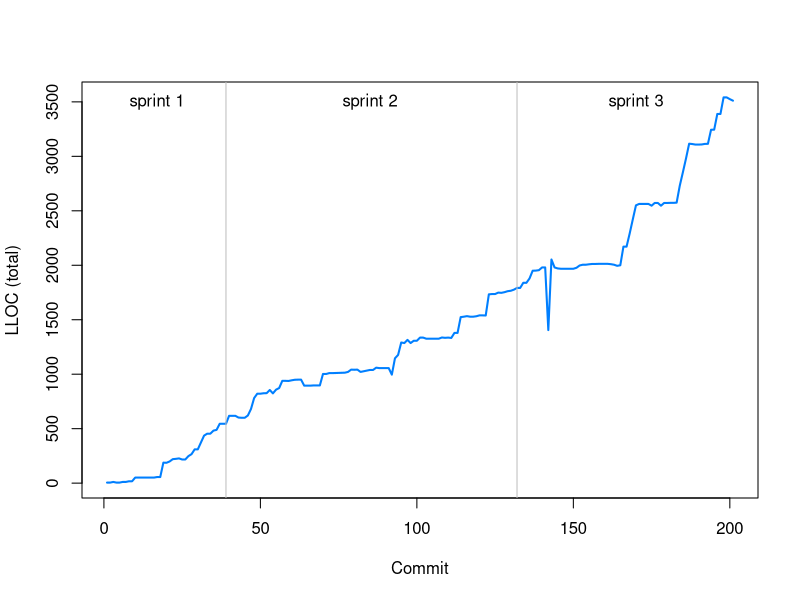
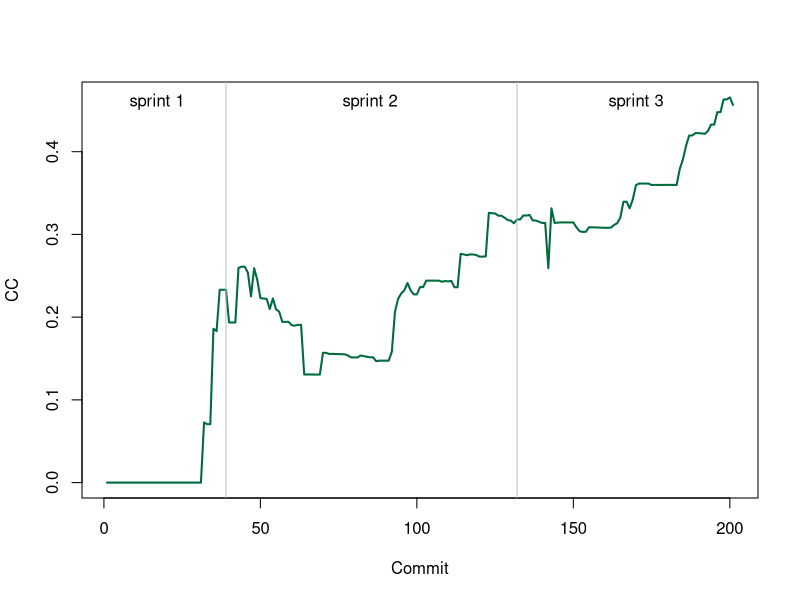
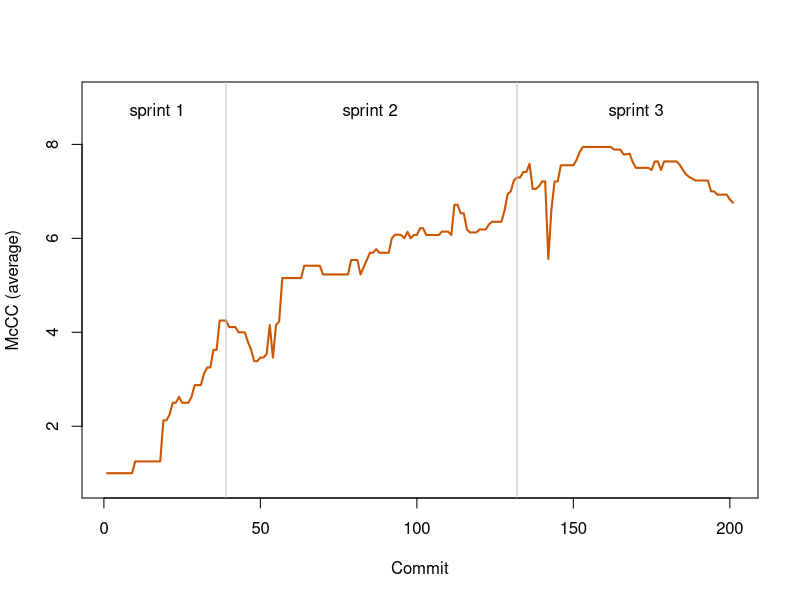
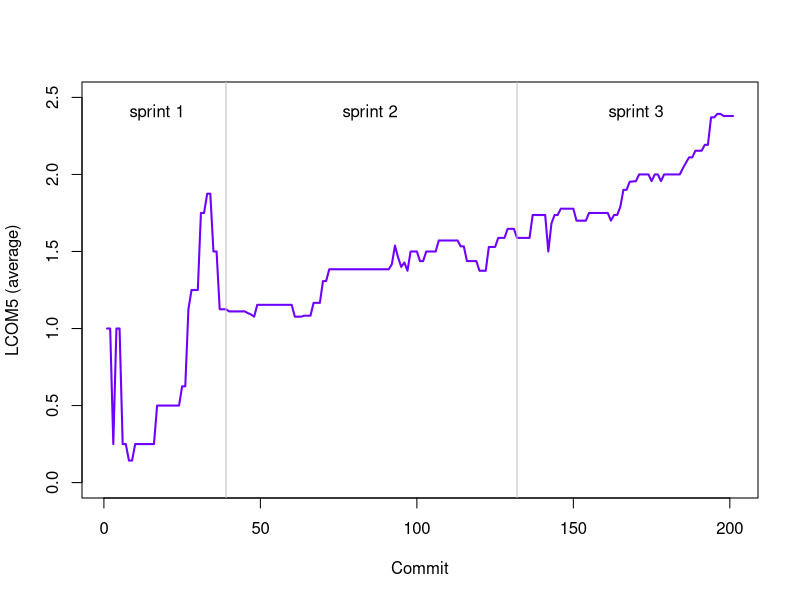
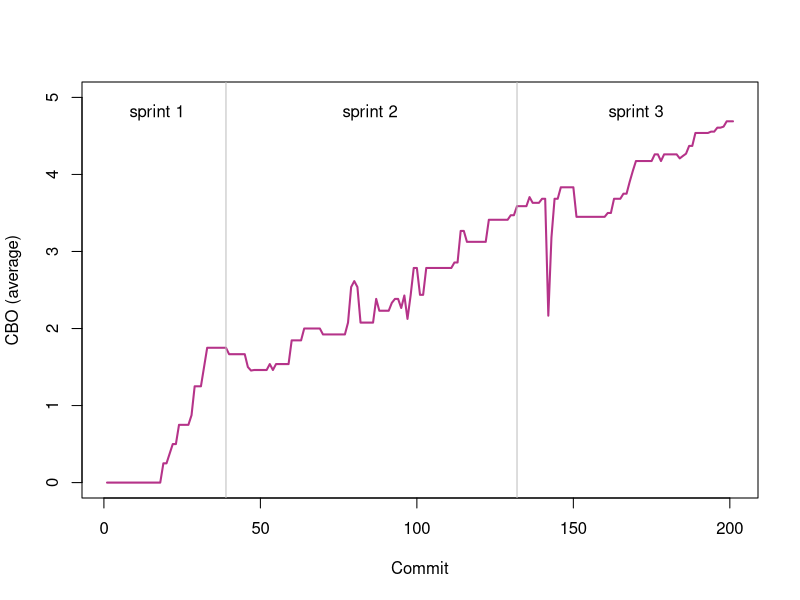
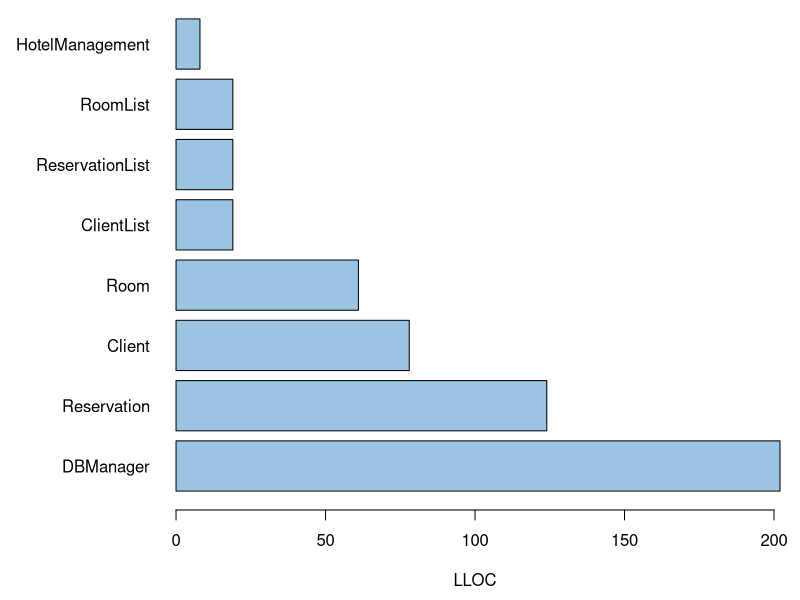
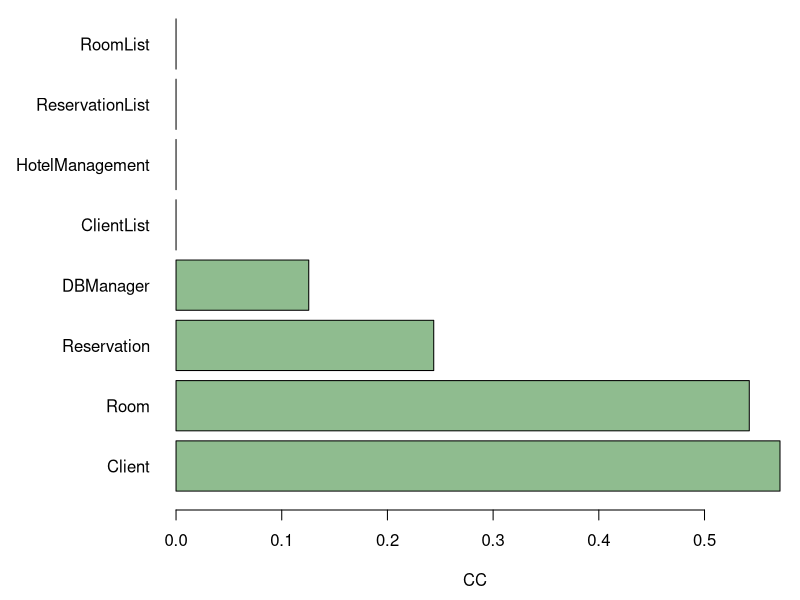
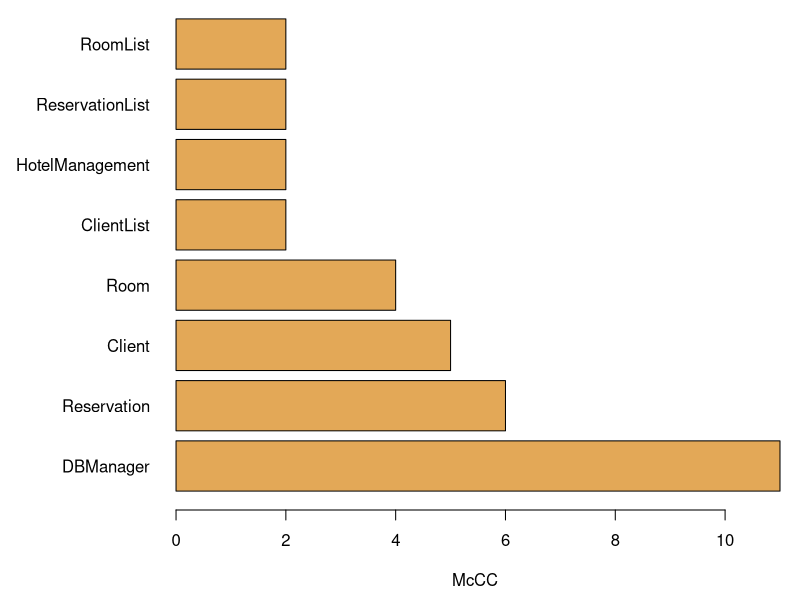

The R source for these figures, in order:
## ---- chunk 1
knitr::opts_chunk$set(echo = TRUE)
knitr::opts_chunk$set(dpi=300)
knitr::opts_chunk$set(fig.path = "figs/")
knitr::opts_chunk$set(dev=c('png','postscript'))

class <- read.csv("Class.csv")
files <- read.csv("File.csv")
pkg <- read.csv("Package.csv")

colorLLOC<-"#007FFF"

## ---- chunk 2
plot(pkg$Commit, pkg$LLOC, type="l", col="#007FFF", lwd=2, xlab="Commit", ylab="LLOC (total)")
abline(v=39, col="grey") # sprint 1 end
abline(v=132, col="grey") # sprint 2 end
text(x=17, y=3500, "sprint 1")
text(x=85, y=3500, "sprint 2")
text(x=170, y=3500, "sprint 3")
## ---- chunk 3
plot(pkg$Commit, pkg$CC, type="l", col="#006B3C", lwd=2, xlab="Commit", ylab="CC")
abline(v=39, col="grey") # sprint 1 end
abline(v=132, col="grey") # sprint 2 end
text(x=17, y=0.46, "sprint 1")
text(x=85, y=0.46, "sprint 2")
text(x=170, y=0.46, "sprint 3")
## ---- chunk 4
avgMcCC <- tapply(files$McCC, files$Commit, FUN=mean)
plot(avgMcCC, type="l", col="#CC5500", lwd=2, xlab="Commit", ylab="McCC (average)", ylim=c(0.8,9))
abline(v=39, col="grey") # sprint 1 end
abline(v=132, col="grey") # sprint 2 end
text(x=17, y=8.7, "sprint 1")
text(x=85, y=8.7, "sprint 2")
text(x=170, y=8.7, "sprint 3")
## ---- chunk 5
avgLCOM5 <- tapply(class$LCOM5, class$Commit, FUN=mean)
plot(avgLCOM5, type="l", col="#6F00FF", lwd=2, xlab="Commit", ylab="LCOM5 (average)", ylim=c(0,2.5))
abline(v=39, col="grey") # sprint 1 end
abline(v=132, col="grey") # sprint 2 end
text(x=17, y=2.4, "sprint 1")
text(x=85, y=2.4, "sprint 2")
text(x=170, y=2.4, "sprint 3")
## ---- chunk 6
avgCBO <- tapply(class$CBO, class$Commit, FUN=mean)
plot(avgCBO, type="l", col="#B53389", lwd=2, xlab="Commit", ylab="CBO (average)", ylim=c(0,5))
abline(v=39, col="grey") # sprint 1 end
abline(v=132, col="grey") # sprint 2 end
text(x=17, y=4.8, "sprint 1")
text(x=85, y=4.8, "sprint 2")
text(x=170, y=4.8, "sprint 3")
## ---- chunk 7
labels <- class$Name[class$Commit==39]
vals <- class$LLOC[class$Commit==39]
d<-data.frame(labels=labels,vals=vals)
d<-d[with(d, order(-vals,labels)),]
par(mai=c(0.9,1.7,0,0.2))
barplot(d$vals, horiz=TRUE, names.arg=d$labels, las=1, cex.names=1, col=c("#9BC4E2"), xlab="LLOC")
## ---- chunk 8
labels <- class$Name[class$Commit==39]
vals <- class$CC[class$Commit==39]
d<-data.frame(labels=labels,vals=vals)
d<-d[with(d, order(-vals,labels)),]
par(mai=c(0.9,1.7,0,0.2))
barplot(d$vals, horiz=TRUE, names.arg=d$labels, las=1, cex.names=1, col=c("#8FBC8F"), xlab="CC")
## ---- chunk 9
labels <- files$Name[files$Commit==39]
vals <- files$McCC[files$Commit==39]
d<-data.frame(labels=labels,vals=vals)
d<-d[with(d, order(-vals,labels)),]
par(mai=c(0.9,1.7,0,0.2))
barplot(d$vals, horiz=TRUE, names.arg=d$labels, las=1, cex.names=1, col=c("#E3A857"), xlab="McCC")
## ---- chunk 10
labels <- class$Name[class$Commit==39]
vals <- class$LCOM5[class$Commit==39]
d<-data.frame(labels=labels,vals=vals)
d<-d[with(d, order(-vals,labels)),]
par(mai=c(0.9,1.7,0,0.2))
barplot(d$vals, horiz=TRUE, names.arg=d$labels, las=1, cex.names=1, col=c("#967BB6"), xlab="LCOM5")
## ---- chunk 11
labels <- class$Name[class$Commit==39]
vals <- class$CBO[class$Commit==39]
d<-data.frame(labels=labels,vals=vals)
d<-d[with(d, order(-vals,labels)),]
par(mai=c(0.9,1.7,0,0.2))
barplot(d$vals, horiz=TRUE, names.arg=d$labels, las=1, cex.names=1, col=c("#FFC1CC"), xlab="CBO")
## ---- chunk 12
labels <- class$Name[class$Commit==132]
vals <- class$LLOC[class$Commit==132]
d<-data.frame(labels=labels,vals=vals)
d<-d[with(d, order(-vals,labels)),]
par(mai=c(0.9,2.2,0,0.2))
barplot(d$vals, horiz=TRUE, names.arg=d$labels, las=1, cex.names=0.8, col=c("#9BC4E2"), xlab="LLOC")
## ---- chunk 13
labels <- class$Name[class$Commit==132]
vals <- class$CC[class$Commit==132]
d<-data.frame(labels=labels,vals=vals)
d<-d[with(d, order(-vals,labels)),]
par(mai=c(0.9,2.2,0,0.2))
barplot(d$vals, horiz=TRUE, names.arg=d$labels, las=1, cex.names=0.8, col=c("#8FBC8F"), xlab="CC")
## ---- chunk 14
labels <- files$Name[files$Commit==132]
vals <- files$McCC[files$Commit==132]
d<-data.frame(labels=labels,vals=vals)
d<-d[with(d, order(-vals,labels)),]
par(mai=c(0.9,2.2,0,0.2))
barplot(d$vals, horiz=TRUE, names.arg=d$labels, las=1, cex.names=0.8, col=c("#E3A857"), xlab="McCC")
## ---- chunk 15
labels <- class$Name[class$Commit==132]
vals <- class$LCOM5[class$Commit==132]
d<-data.frame(labels=labels,vals=vals)
d<-d[with(d, order(-vals,labels)),]
par(mai=c(0.9,2.2,0,0.2))
barplot(d$vals, horiz=TRUE, names.arg=d$labels, las=1, cex.names=0.8, col=c("#967BB6"), xlab="LCOM5")
## ---- chunk 16
labels <- class$Name[class$Commit==132]
vals <- class$CBO[class$Commit==132]
d<-data.frame(labels=labels,vals=vals)
d<-d[with(d, order(-vals,labels)),]
par(mai=c(0.9,2.2,0,0.2))
barplot(d$vals, horiz=TRUE, names.arg=d$labels, las=1, cex.names=0.8, col=c("#FFC1CC"), xlab="CBO")
## ---- chunk 17
labels <- class$Name[class$Commit==201]
vals <- class$LLOC[class$Commit==201]
d<-data.frame(labels=labels,vals=vals)
d<-d[with(d, order(-vals,labels)),]
par(mai=c(0.9,1.5,0,0.2))
barplot(d$vals, horiz=TRUE, names.arg=d$labels, las=1, cex.names=0.5, col=c("#9BC4E2"), xlab="LLOC")
## ---- chunk 18
labels <- class$Name[class$Commit==201]
vals <- class$CC[class$Commit==201]
d<-data.frame(labels=labels,vals=vals)
d<-d[with(d, order(-vals,labels)),]
par(mai=c(0.9,1.5,0,0.2))
barplot(d$vals, horiz=TRUE, names.arg=d$labels, las=1, cex.names=0.5, col=c("#8FBC8F"), xlab="CC")
## ---- chunk 19
labels <- files$Name[files$Commit==201]
vals <- files$McCC[files$Commit==201]
d<-data.frame(labels=labels,vals=vals)
d<-d[with(d, order(-vals,labels)),]
par(mai=c(0.9,1.5,0,0.2))
barplot(d$vals, horiz=TRUE, names.arg=d$labels, las=1, cex.names=0.5, col=c("#E3A857"), xlab="McCC")
## ---- chunk 20
labels <- class$Name[class$Commit==201]
vals <- class$LCOM5[class$Commit==201]
d<-data.frame(labels=labels,vals=vals)
d<-d[with(d, order(-vals,labels)),]
par(mai=c(0.9,1.5,0,0.2))
barplot(d$vals, horiz=TRUE, names.arg=d$labels, las=1, cex.names=0.5, col=c("#967BB6"), xlab="LCOM5")
## ---- chunk 21
labels <- class$Name[class$Commit==201]
vals <- class$CBO[class$Commit==201]
d<-data.frame(labels=labels,vals=vals)
d<-d[with(d, order(-vals,labels)),]
par(mai=c(0.9,1.5,0,0.2))
barplot(d$vals, horiz=TRUE, names.arg=d$labels, las=1, cex.names=0.5, col=c("#FFC1CC"), xlab="CBO")
